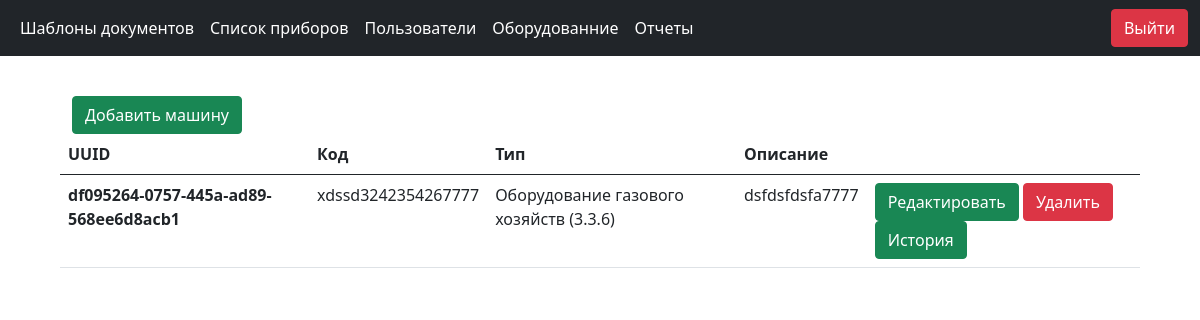
/admin/equpments (signed in), run on the app's committed database.
### Server/database.py (models this page shows)
class Equipment(db.Model):
    __tablename__ = "equipment"
    id = Column(Integer, autoincrement=True, primary_key=True)
    uuid = Column(String, unique=True)
    code = Column(String, nullable=False, unique=True)
    id_type = Column(ForeignKey("type_equipment.id"))
    type = relationship("TypeEquipment", lazy="joined")
    description = Column(Text, nullable=True)
    is_delite = Column(Boolean, default=False, nullable=True, server_default="False")

class TypeEquipment(db.Model):
    __tablename__ = "type_equipment"
    id = Column(Integer, autoincrement=True, primary_key=True)
    code = Column(String, unique=True, nullable=False)
    name = Column(String(255), nullable=False, unique=True)
    description = Column(String(128), nullable=True)

### Server/Blueprints/admin/admin.py (the view)
@admin_router.route("/equpments",  methods=["GET"])
@login_required
def equipments():
    service = EquipmentServices()
    if request.method == "GET":
        return render_template("equipment_page.html", menu=menu, equipments=service.get_list_equipment())

### Server/Blueprints/admin/admin.py (called while the page is built)
@admin_router.before_request
def is_admin():
    if current_user.is_authenticated:
        user_roles = current_user.user.role.name
        if "admin" != user_roles and "super_admin" != user_roles:
            return redirect("/")
    else:
        return redirect("/")

### Server/Models/UserSession.py (called while the page is built)
    @property
    def user(self):
        return self.__user

### Server/Repository/EquipmentRepository.py (called while the page is built)
    def get_list_equipments(self) -> list[Equipment] | None:
        return self.__session.query(Equipment).filter(Equipment.is_delite == False).all()

### Server/Repository/UserRepository.py (called while the page is built)
    def get_user(self, id_user: int) -> User | None:
        return self.__session.get(User, id_user)

### Server/Services/EquipmentService.py (called while the page is built)
    def get_list_equipment(self) -> list[Equipment]:
        list_equip = self.__repository.get_list_equipments()
        return list_equip

### app.py (called while the page is built)
@login_manager.user_loader
def load_user(id_user) -> UserSession:
    from Server.Repository.UserRepository import UserRepository
    repo = UserRepository(db.session)
    return UserSession(GetUser.model_validate(repo.get_user(int(id_user)), from_attributes=True))

### Server/Blueprints/admin/templates/equipment_page.html
{% extends 'base_admin.html' %}
{% block content %}
<div class="container table__container">
    <div class="row">
        <div class="d-grid gap-2 d-md-block">
            <a class="btn btn-success" href="{{url_for('.manage_equipment')}}">Добавить машину</a>
        </div>
    </div>
    <div class="row">
        <table class="table">
            <thead>
                <tr>
                  <th scope="col">UUID</th>
                  <th scope="col">Код</th>
                  <th scope="col">Тип</th>
                  <th scope="col">Описание</th>
                  <th scope="col"></th>
                </tr>
            </thead>
            <tbody>
            {% for equipment in equipments %}
              <tr>
                <th>{{equipment.uuid}}</th>
                <td>{{equipment.code}}</td>
                <td>{{equipment.type.name}} ({{equipment.type.code}})</td>
                <td>{{equipment.description}}</td>
                <td>
                    <a class="btn btn-success" href="{{url_for('.manage_equipment', equipment_uuid=equipment.uuid)}}">Редактировать</a>
                    <a class="btn btn-danger" href="{{url_for('.delete_equipment', equipment_uuid=equipment.uuid)}}">Удалить</a>
                    <a class="btn btn-success" href="{{url_for('.claim_in_equipments', uuid_equipments=equipment.uuid)}}">История</a>
                </td>
              </tr>
            {% endfor %}
            </tbody>
        </table>
    </div>
</div>
{% endblock %}

### static/css/styles.css (style rules this page uses)
.table__container { padding-top: 40px; width: 90%; }

### data on the page
Equipment: uuid "df095264-0757-445a-ad89-568ee6d8acb1", code "xdssd3242354267777", type.name "Оборудование газового хозяйств", type.code "3.3.6", description "dsfdsfdsfa7777"

### other printed values
{{ p.title }} "Шаблоны документов" "Список приборов" "Пользователи" "Оборудованние" "Отчеты"
